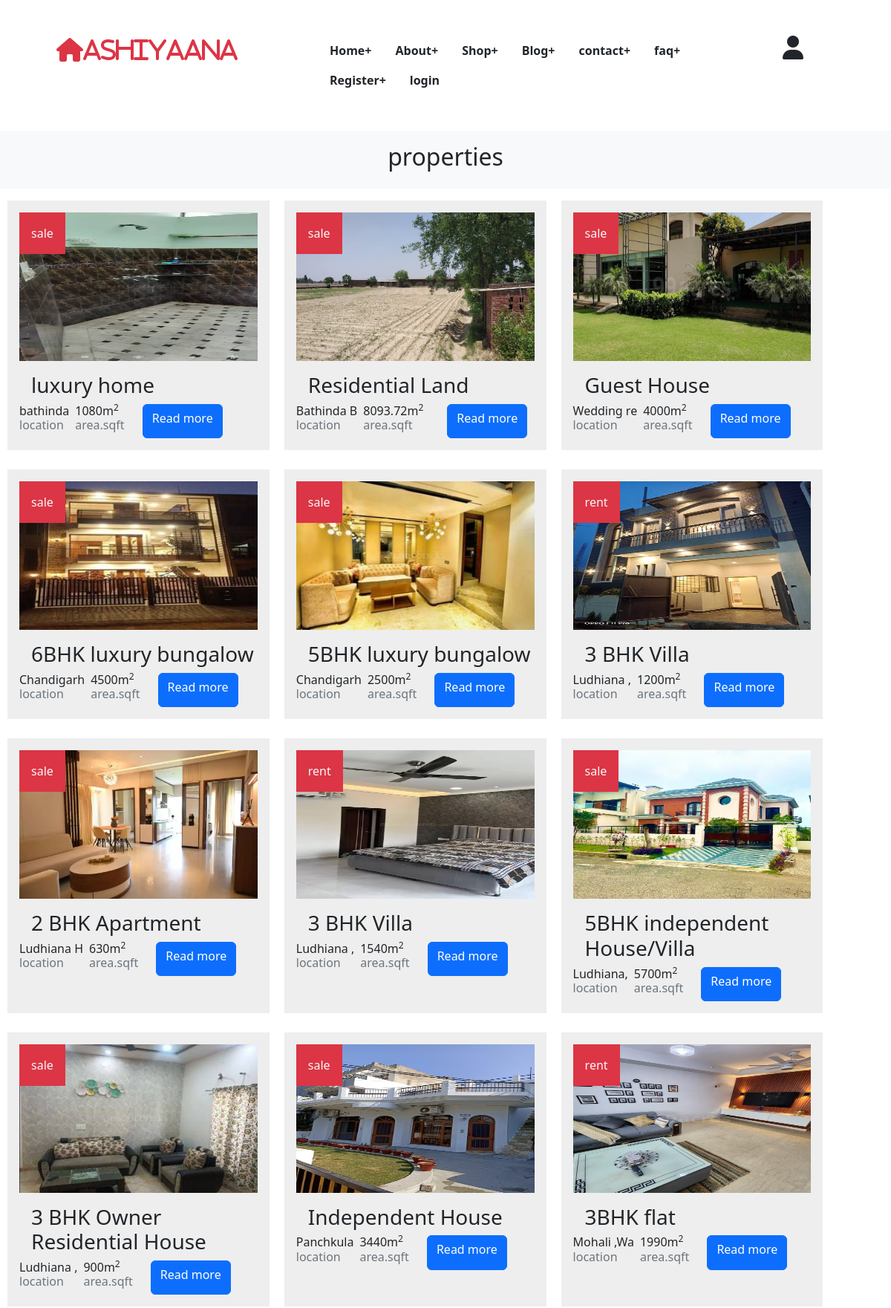
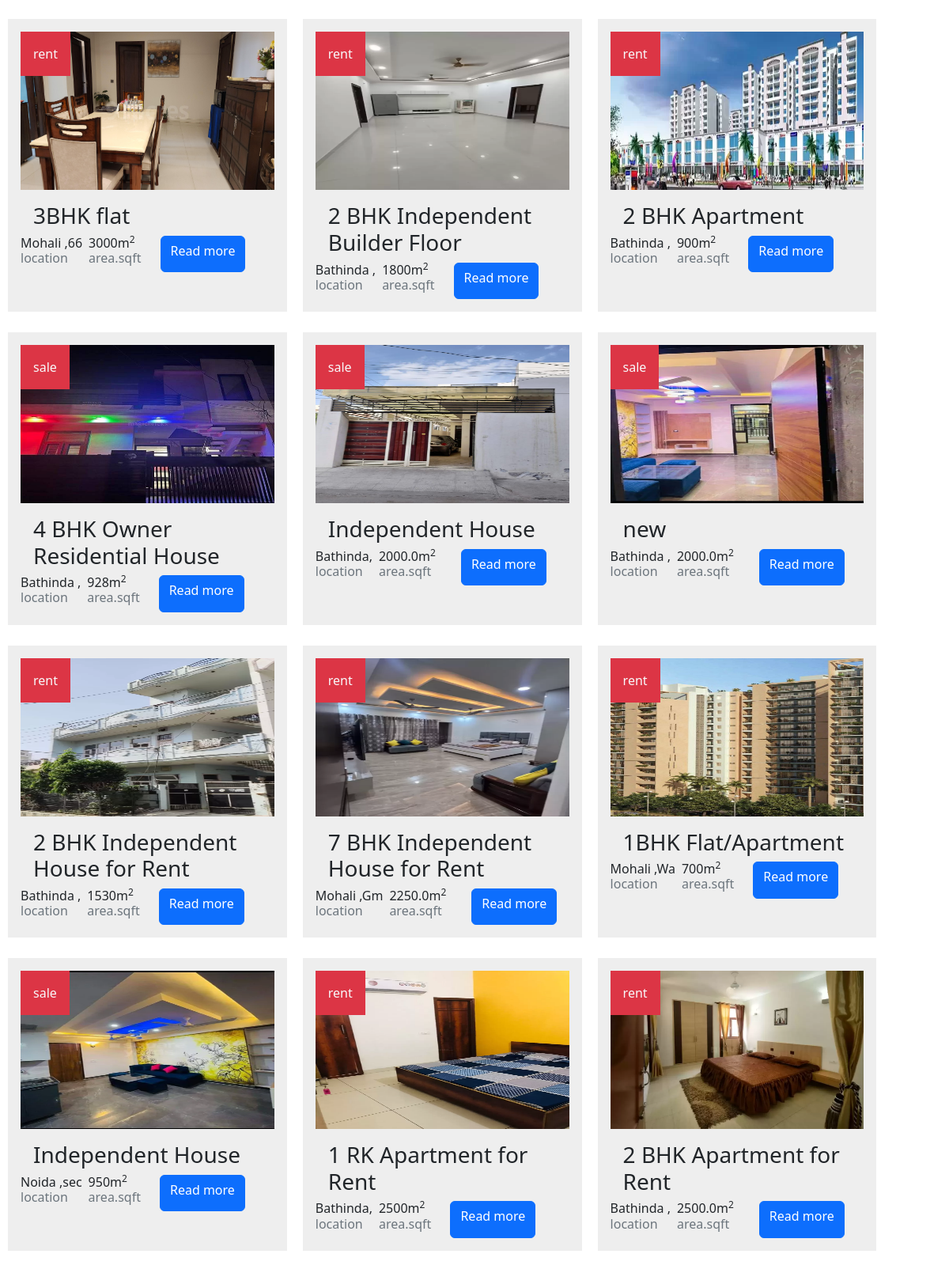
Page /shop (upper part) on the committed database (2 pictures, top to bottom).
### home/models.py (models this page shows, shortened)
class properties (models.Model):
    STATUSS=(
        ('new','new'),
        ('approved','approved')
    )
    title=models.CharField(max_length=100)
    property_type=models.CharField(max_length=100,choices=TYPE, default="")
    location=models.CharField(max_length=100,default="")
    map_location=models.TextField(default="")
    property_price=models.CharField(max_length=50)
    year_build=models.IntegerField()
    property_for=models.CharField(max_length=30,choices=REQUIREMENT, default="property for")
    description=HTMLField()
    no_of_floors=models.IntegerField(default="no of floors")
    no_of_rooms=models.IntegerField()
    no_of_bathrooms=models.IntegerField()
    area_sqft=models.CharField(max_length=50)
    parking=models.CharField(max_length=100, choices=OPTION, default="parking")
    photo1=models.ImageField(upload_to='properties/')
    photo2=models.ImageField(upload_to='properties/')
    photo3=models.ImageField(upload_to='properties/')
    photo4=models.ImageField(upload_to='properties/')
    contact_person=models.CharField( max_length=100)
    contact_no=models.CharField( max_length=100)
    userid=models.ForeignKey(User,on_delete=models.CASCADE,blank=True,null=True)
    status=models.CharField(max_length=20,default="approved",choices=STATUSS)
    class Meta:
        db_table="properties"

### home/views.py (the view)
# urls.py: path('shop',views.shop, ),
def shop(request):
    pro=properties.objects.filter(status='approved').order_by('-id')
    return render(request,"shop.html",{'pro':pro})

### templates/shop.html
{% extends 'base.html' %}
{% load static %}
{% block body %}
 <div class="row">
    <div class="col-md-12 text-center p-3 bg-light">
        <h2>properties</h2>
    </div>
    <div class="row">
    {% for s in pro %}
    <div id="box1" class="col-md-4 p-3  mt-3">
        <span class="bg-danger text-light p-3 position-absolute">{{ s.property_for }}</span>
        <img src="/media/{{ s.photo1 }}" width="100%" height="200px" >
        <h3 class="mt-3 ms-3 ">{{ s.title }}</h3>
        <div class="d-flex">
        <h6>{{s.location|slice:"0:10"}}<span class="ms-2 text-secondary"><br>location</span></h6>
        <h6>{{s.area_sqft}}m<SUP>2</SUP><span class="ms-2 text-secondary"><br>area.sqft</span></h6>
        <a href="/shopdetail/{{ s.id }}"  class="btn btn-primary  ms-4 ">Read more</a>
    </div>
    </div>
    {% endfor %}
</div>
{% endblock body%}

### templates/base.html (shortened to what this page needs)
{% load static %}
<!doctype html>
<html lang="en">
  <head>
    <link href="https://cdn.jsdelivr.net/npm/bootstrap@5.3.0-alpha1/dist/css/bootstrap.min.css" rel="stylesheet">
    <link href="https://getbootstrap.com/docs/5.3/assets/css/docs.css" rel="stylesheet">
    <link rel="stylesheet" href="{%static 'style.css'%}">
    <link href="https://unpkg.com/aos@2.3.1/dist/aos.css" rel="stylesheet">
  </head>
  <body>
    <div class="container-fluid">
  <header>
    <div class="row p-5">
      <div class="col-md-4" id="logo">
        <h2><i class="fa-solid fa-house text-danger ms-3 ">Ashiyaana</i></h2>
      </div>
      <div class="col-md-6 text-center">
        <nav>
          <ul class="nav">
            <li><a href="/index" class="nav-link text-dark fw-bold">Home+</li></a>
            <li><a href="/aboutus"class="nav-link text-dark fw-bold">About+</li></a>
            <li><a href="/shop" class="nav-link text-dark fw-bold">Shop+</li></a>
            <li><a href="/blog"class="nav-link text-dark fw-bold">Blog+</li></a>
            <li><a href="/contact"class="nav-link text-dark fw-bold">contact+</li></a>
            <li><a href="/faq"class="nav-link text-dark fw-bold">faq+</li></a>
            {% if user.is_authenticated %}
            <li><a href="/"  class="nav-link">Hi,  {{ user.username }}</a></li>
            <li><a href="/viewcomments/"  class="nav-link">View Property Contacts</a></li>
            <li><a href="/logout/" class="nav-link">logout</a></li>
            {% else %}
            <li><a href="/signup/" class="nav-link text-dark fw-bold">Register+</a></li>
            <li><a href="/login/" class="nav-link text-dark fw-bold">login</a></li>
            {% endif %}
          </ul>
        </nav>
      </div>
      <div class="col-md-2 text-center">
        <i class="fa fa-user ms-3 fs-2 "></i>
      </div>
    </div>
  </header>
  {% block body %}
  {% endblock body %}
          </div>
        </div>
</body>
</html>

### static/style.css (style rules this page uses)
#logo { background-color: white; }
#box1 { width: 30%; border: 30px solid rgb(243, 238, 238); border: 20px; margin: 10px; box-sizing:border-box; background: #eee; }

### rows in the picture
properties: property_for "sale", photo1 (picture), title "luxury home", location "bathinda", area_sqft "1080"
properties: property_for "sale", photo1 (picture), title "Residential Land", location "Bathinda B", area_sqft "8093.72"
properties: property_for "sale", photo1 (picture), title "Guest House", location "Wedding re", area_sqft "4000"
properties: property_for "sale", photo1 (picture), title "6BHK luxury bungalow", location "Chandigarh", area_sqft "4500"
properties: property_for "sale", photo1 (picture), title "5BHK luxury bungalow", location "Chandigarh", area_sqft "2500"
properties: property_for "rent", photo1 (picture), title "3 BHK Villa", location "Ludhiana ,", area_sqft "1200"
properties: property_for "sale", photo1 (picture), title "2 BHK Apartment", location "Ludhiana H", area_sqft "630"
properties: property_for "rent", photo1 (picture), title "3 BHK Villa", location "Ludhiana ,", area_sqft "1540"
properties: property_for "sale", photo1 (picture), title "5BHK independent House/Villa", location "Ludhiana,", area_sqft "5700"
properties: property_for "sale", photo1 (picture), title "3 BHK Owner Residential House", location "Ludhiana ,", area_sqft "900"
properties: property_for "sale", photo1 (picture), title "Independent House", location "Panchkula", area_sqft "3440"
properties: property_for "rent", photo1 (picture), title "3BHK flat", location "Mohali ,Wa", area_sqft "1990"
properties: property_for "rent", photo1 (picture), title "3BHK flat", location "Mohali ,66", area_sqft "3000"
properties: property_for "rent", photo1 (picture), title "2 BHK Independent Builder Floor", location "Bathinda ,", area_sqft "1800"
properties: property_for "rent", photo1 (picture), title "2 BHK Apartment", location "Bathinda ,", area_sqft "900"
properties: property_for "sale", photo1 (picture), title "4 BHK Owner Residential House", location "Bathinda ,", area_sqft "928"
properties: property_for "sale", photo1 (picture), title "Independent House", location "Bathinda,", area_sqft "2000.0"
properties: property_for "sale", photo1 (picture), title "new", location "Bathinda ,", area_sqft "2000.0"
properties: property_for "rent", photo1 (picture), title "2 BHK Independent House for Rent", location "Bathinda ,", area_sqft "1530"
properties: property_for "rent", photo1 (picture), title "7 BHK Independent House for Rent", location "Mohali ,Gm", area_sqft "2250.0"
properties: property_for "rent", photo1 (picture), title "1BHK Flat/Apartment", location "Mohali ,Wa", area_sqft "700"
properties: property_for "sale", photo1 (picture), title "Independent House", location "Noida ,sec", area_sqft "950"
properties: property_for "rent", photo1 (picture), title "1 RK Apartment for Rent", location "Bathinda,", area_sqft "2500"
properties: property_for "rent", photo1 (picture), title "2 BHK Apartment for Rent", location "Bathinda ,", area_sqft "2500.0"
